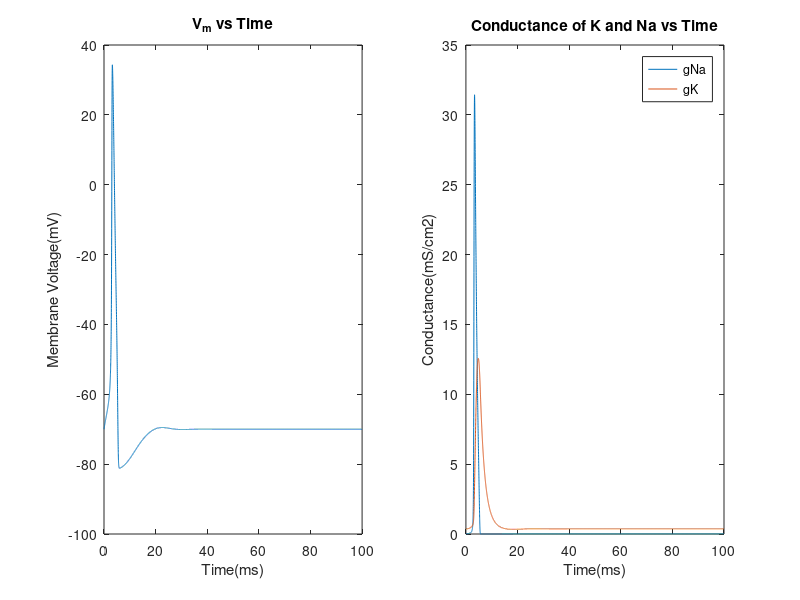

Write the MATLAB code that produced this figure.
%Intitialize Time
d=0.01; %step value
mx = 100/d;
t=0:d:100;

%Get current from user
I=zeros(1,mx);
c_value=input('Enter value of current (in uA/cm2):');
c_time=input('Enter the time for which the current is applied (in ms, max: 100ms):');
limit=c_time/d;
I(1:limit)=c_value;
   
%Constants
g_K = 36; g_Na = 120; g_L = 0.3; 
E_K = -12; E_Na = 115; E_L = 10.6;
Vrest = -70;
Cm = 1;

%Variables
V=zeros(1,mx);
Am=zeros(1,mx);Bm=zeros(1,mx);An=zeros(1,mx);Bn=zeros(1,mx);Ah=zeros(1,mx);Bh=zeros(1,mx);
m=zeros(1,mx);n=zeros(1,mx);h=zeros(1,mx);
gNa=zeros(1,mx+1);gK=zeros(1,mx+1);

%Initial Conditions 
V0 = 0;
Am0 = 0.1*((25-V0)/(exp((25-V0)/10)-1));
Bm0 = 4*exp(-V0/18);
An0 = 0.01*((10-V0)/(exp((10-V0)/10)-1));
Bn0 = 0.125*exp(-V0/80);
Ah0 = 0.07*exp(-V0/20);
Bh0 = 1/(exp((30-V0)/10)+1);

m(1) = Am0/(Am0+Bm0);
n(1) = An0/(An0+Bn0);
h(1) = Ah0/(Ah0+Bh0);

%Calculations
    for i=1:mx
        Am(i) = 0.1*((25-V(i))/(exp((25-V(i))/10)-1));
        Bm(i) = 4*(exp(-V(i)/18));
        An(i) = 0.01*((10-V(i))/(exp((10-V(i))/10)-1));
        Bn(i) = 0.125*exp(-V(i)/(80));
        Ah(i) = 0.07*exp(-V(i)/(20));
        Bh(i) = 1/(exp((30-V(i))/10)+1);
        
        gNa(i) = (m(i)^3)*g_Na*h(i);
        gK(i) = (n(i)^4)*g_K;
        I_Na = gNa(i)*(V(i)-E_Na);
        I_K = gK(i)*(V(i)-E_K);
        I_L = g_L*(V(i)-E_L);
             
        I_ion = I(i)-I_K-I_Na-I_L;   
        
        V(i+1) = V(i)+d*(I_ion/Cm);
        m(i+1) = m(i)+d*(Am(i)*(1-m(i))-Bm(i)*m(i));
        n(i+1) = n(i)+d*(An(i)*(1-n(i))-Bn(i)*n(i));
        h(i+1) = h(i)+d*(Ah(i)*(1-h(i))-Bh(i)*h(i));
    end
    
%Aid in plotting
gNa(mx+1)=gNa(mx);
gK(mx+1)=gK(mx);

%Plotting
Vm=V+Vrest;
figure(1);
subplot(1,2,1)
plot(t,Vm)
title('V_m vs Time')
ylabel('Membrane Voltage(mV)')
xlabel('Time(ms)')
subplot(1,2,2)
plot(t,gNa,t,gK)
title('Conductance of K and Na vs Time')
ylabel('Conductance(mS/cm2)')
xlabel('Time(ms)')
legend('gNa','gK')
clear;  